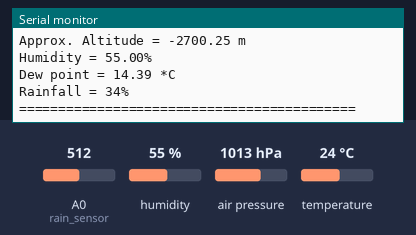
Simulated run of this sketch. Board: Arduino Uno, built with avr-gcc and run on an emulated ATmega328P. Parts: the last lines printed to the serial monitor. The test bench sets the inputs (shaded band); at power-on: humidity 55 %, air pressure 1013 hPa, A0 (rain_sensor) = 512, temperature 24 °C. No radio packets arrive unless stated.

Above: at 1.2 s.
1.3 s: humidity set to 22 %
7.3 s: air pressure set to 952 hPa
At 10.7 s:
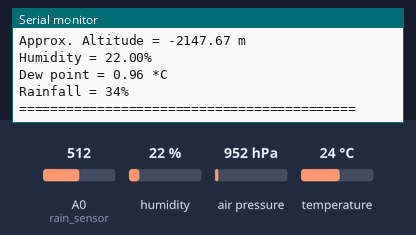
13.3 s: A0 (rain_sensor) set to 716
19.3 s: temperature set to 12 °C
At 21.0 s:
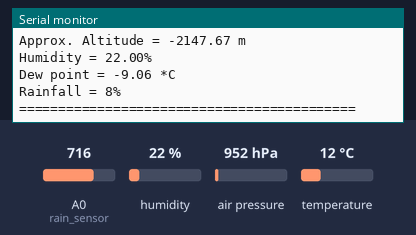
25.3 s: air pressure set to 975 hPa
31.3 s: A0 (rain_sensor) set to 752
Timing chart, 0 to 34.3 s (numbered marks = the images above; inputs shaded):
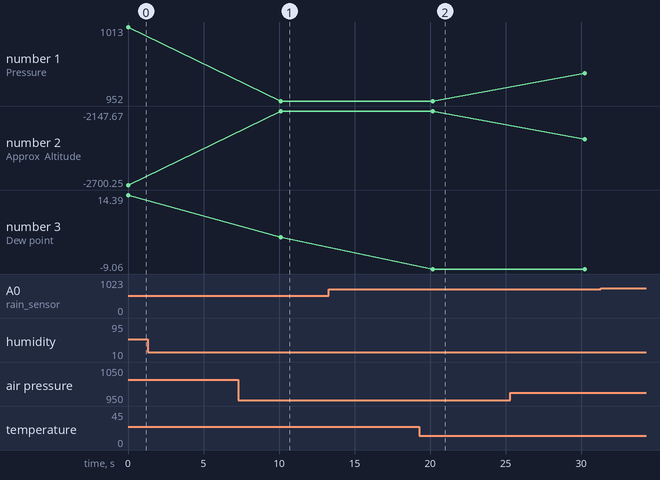

Measured:
- after the input at 7.3 s, the serial monitor: prints a new line after 2.8 s (image 1)
- after the input at 19.3 s, the serial monitor: prints a new line after 0.88 s (image 2)
- plotted number 1: 1013 → 952 after the input at 7.3 s, 952 → 975 after the input at 25.3 s
- plotted number 2: -2700.25 → -2147.67 after the input at 7.3 s, -2147.67 → -2359.3 after the input at 25.3 s
- plotted number 3: 0.96 → -9.06 after the input at 19.3 s

The sketch:

FYP_Latest_Arduino.ino
```cpp
#include <Wire.h>
#include <SPI.h>
#include <LoRa.h>
#include <Adafruit_Sensor.h>
#include <Adafruit_BMP280.h>
#include <DHT.h>

#define BAND 433E6
#define rain_sensor A0
#define SEALEVELPRESSURE_HPA (742.45)


Adafruit_BMP280 bmp;
DHT dht(4, DHT22); // Specify DHT22 sensor type and pin
String LoRaMessage = "";
char device_id[12] = "MyDevice123";

void setup() {
  Serial.begin(2000000); // Lower baud rate for compatibility with LoRa
  Wire.begin();
  dht.begin();
  pinMode(rain_sensor, INPUT);
  while (!Serial);
  Serial.println(F("LoRa Sender"));
  if (!LoRa.begin(BAND)) {
    Serial.println(F("Starting LoRa failed!"));
    while (1);
  }
  LoRa.setSyncWord(0x0B);
  Serial.println("LoRa Initializing OK!");

  if (!bmp.begin(0x76)) {
    Serial.println("Could not find a valid BMP280 sensor, check wiring!");
    while (1);
  }
}

void loop() {
  float pressure = bmp.readPressure() / 100.0F;
  float altitude = bmp.readAltitude(SEALEVELPRESSURE_HPA);

  float humidity_dht = dht.readHumidity();
  float temperature_dht = dht.readTemperature();
  double dewPoint = dewPointFast(temperature_dht, humidity_dht);
  int rainfall = map(analogRead(rain_sensor), 780, 0, 0, 100);


  if (rainfall >= 100) {
   rainfall = 100;
  }
  if (rainfall <= 0) {
   rainfall = 0;
  }

  Serial.print(F("Device ID: "));
  Serial.print(device_id);
  Serial.println();
  Serial.print(F("Temperature = "));
  Serial.print(temperature_dht);
  Serial.print(F(" *C"));
  Serial.println();
  Serial.print(F("Pressure = "));
  Serial.print(pressure);
  Serial.print(F(" hPa"));
  Serial.println();
  Serial.print(F("Approx. Altitude = "));
  Serial.print(altitude);
  Serial.print(F(" m"));
  Serial.println();
  Serial.print(F("Humidity = "));
  Serial.print(humidity_dht);
  Serial.print(F("%"));
  Serial.println();
  Serial.print(F("Dew point = "));
  Serial.print(dewPoint);
  Serial.print(F(" *C"));
  Serial.println();
  Serial.print(F("Rainfall = "));
  Serial.print(rainfall);
  Serial.print(F("%"));
  Serial.println();
  Serial.println("===========================================");
  Serial.println();
  Serial.println();

  LoRaMessage = String(device_id) + "/" + String(temperature_dht) + "&" +
               String(pressure) + "#" + String(altitude) + "@" + String(humidity_dht) +
               "$" + String(dewPoint) +
               "^" + String(rainfall);

  // send packet
  LoRa.beginPacket();
  LoRa.print(LoRaMessage);
  LoRa.endPacket();

  delay(10000);
}

double dewPointFast(double celsius, double humidity) {
  double a = 17.271;
  double b = 237.7;
  double temp = (a * celsius) / (b + celsius) + log(humidity * 0.01);
  double Td = (b * temp) / (a - temp);
  return Td;
}
```
